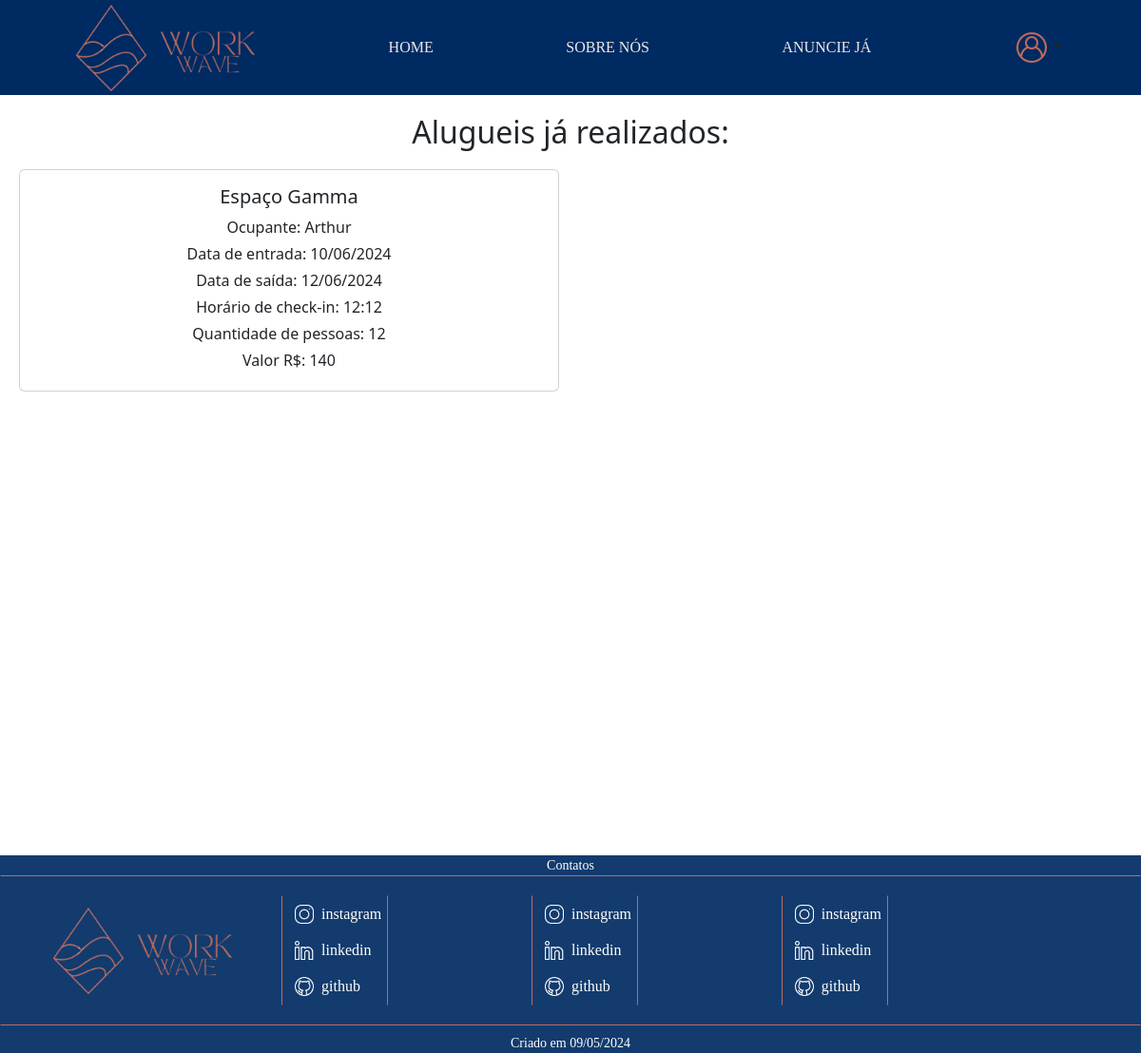
/proprietario/AlugueisProprietario.php (signed in), run on the app's committed database.
### tables this page shows
CREATE TABLE `alugar` (
  `AluId` int(11) NOT NULL,
  `AluDataEntrada` date NOT NULL,
  `AluDataSaida` date NOT NULL,
  `OcuId` int(11) NOT NULL,
  `EspId` int(11) NOT NULL,
  `AluPago` tinyint(1) DEFAULT NULL,
  `AluQuantidadePessoas` int(11) DEFAULT NULL,
  `AluHorarioCheckIn` time DEFAULT NULL,
  `AluValor` double(10,2) DEFAULT NULL
);

CREATE TABLE `espacodados` (
  `EspId` int(11) NOT NULL,
  `EspNome` varchar(255) NOT NULL,
  `EspEndereco` varchar(255) NOT NULL,
  `EspDescricao` mediumtext NOT NULL,
  `EspCapacidade` int(11) NOT NULL,
  `EspDisponibilidade` tinyint(1) DEFAULT 1,
  `EspDataCadastro` date NOT NULL,
  `ProId` int(11) NOT NULL,
  `EspImg` varchar(255) DEFAULT NULL,
  `EspPreco` decimal(10,2) DEFAULT NULL,
  `SerId` int(11) DEFAULT NULL,
  `EspCongelado` tinyint(1) DEFAULT 0
);

CREATE TABLE `ocupante` (
  `OcuId` int(11) NOT NULL,
  `OcuNome` varchar(100) NOT NULL,
  `OcuSenha` varchar(50) NOT NULL,
  `OcuEmail` varchar(100) NOT NULL,
  `OcuTelefone` varchar(20) NOT NULL
);

### proprietario/AlugueisProprietario.php (the view, shortened to what this page needs)
<?php
require('../validadores/conectaBanco.php');
if (isset($_SESSION['usuario_validado']) && $_SESSION['usuario_validado'] == true) {
    $UsuarioId = $_SESSION['UsuarioId'];
    $sql = "SELECT a.AluId, e.EspNome, a.AluDataEntrada, a.AluDataSaida, a.AluQuantidadePessoas, a.AluHorarioCheckIn, a.AluValor, o.OcuNome
        FROM alugar AS a
        INNER JOIN espacodados AS e ON a.EspId = e.EspId
        INNER JOIN ocupante AS o ON a.OcuId = o.OcuId
        WHERE e.ProId = :UsuarioId";
    $stmt = $conexao->prepare($sql);
    $stmt->bindParam(':UsuarioId', $UsuarioId, PDO::PARAM_INT);
    $stmt->execute();
    if ($stmt->rowCount() > 0) {
        $resultado = $stmt->fetchAll(PDO::FETCH_ASSOC);
    } else {
        $resultado = [];
    }
}
?>
<!DOCTYPE html>
<html lang="en">
<head>
    <link href="https://cdn.jsdelivr.net/npm/bootstrap@5.3.3/dist/css/bootstrap.min.css" rel="stylesheet">
    <link rel="stylesheet" href="../css/Style.css">
</head>
<body>
    <header>
        <div class="logo">
            <img src="../img/WorkWave-removebg-preview (1).png" alt="" width="95px" height="95px">
            <img src="../img/WorkWave__2_-removebg-preview.png" alt="" width="100px" height="100px">
        </div>
        <a href="../index.php" class="underline">HOME</a>
        <a href="../SobreNos.php" class="underline">SOBRE NÓS</a>
        <a href="../AnuncieJa.php" class="underline">ANUNCIE JÁ</a>
        <div class="dropdown">
            <a class="btn dropdown-toggle" href="#" role="button" data-bs-toggle="dropdown" aria-expanded="false">
                <img src="../img/user-logo.png" alt="">
            </a>
        </div>
    </header>
    <div class="conteudo">
        <h2 style="margin-bottom: 20px;">Alugueis já realizados:</h2>
        <div class="row">
            <?php
            foreach ($resultado as $aluguel) {
                    ?>
                    <div class="col-md-6">
                        <div class="card mb-3">
                            <div class="card-body">
                                <h5 class="card-title"><?php echo $aluguel['EspNome']; ?></h5>
                                <p class="card-text mb-1">Ocupante: <?php echo $aluguel['OcuNome']; ?></p>
                                <p class="card-text mb-1">Data de entrada: <?php echo date('d/m/Y', strtotime($aluguel['AluDataEntrada'])); ?></p>
                                <p class="card-text mb-1">Data de saída: <?php echo date('d/m/Y', strtotime($aluguel['AluDataSaida'])); ?></p>
                                <p class="card-text mb-1">Horário de check-in: <?php echo date('H:i', strtotime($aluguel['AluHorarioCheckIn'])); ?></p>
                                <p class="card-text mb-1">Quantidade de pessoas: <?php echo $aluguel['AluQuantidadePessoas']; ?></p>
                                <p class="card-text mb-1">Valor R$: <?php echo $aluguel['AluValor']; ?></p>
                            </div>
                        </div>
                    </div>
            <?php
            }
            ?>
        </div>
    </div>
    <footer class="rodape" id="contato">
        <div class="contato">
            <p>Contatos</p>
        </div>
        <div class="Borda">
            <div class="rodape-div">
                <div class="logo-2">
                    <img src="../img/WorkWave-removebg-preview (1).png" alt="" width="95px" height="95px">
                    <img src="../img/WorkWave__2_-removebg-preview.png" alt="" width="100px" height="100px">
                </div>
                <div class="Social">
                    <div class="Media">
                        <a class="btn" href="#">
                            <img src="../img/instagram.png" alt="" width="20" height="20">
                            <p>instagram</p>
                        </a>
                        <a class="btn" href="#">
                            <img src="../img/linkedin.png" alt="" width="20" height="20">
                            <p>linkedin</p>
                        </a>
                        <a class="btn" href="#">
                            <img src="../img/github.png" alt="" width="20" height="20">
                            <p>github</p>
                        </a>
                    </div>
                </div>
                <div class="Social">
                    <div class="Media">
                        <a class="btn" href="#">
                            <img src="../img/instagram.png" alt="" width="20" height="20">
                            <p>instagram</p>
                        </a>
                        <a class="btn" href="#">
                            <img src="../img/linkedin.png" alt="" width="20" height="20">
                            <p>linkedin</p>
                        </a>
                        <a class="btn" href="#">
                            <img src="../img/github.png" alt="" width="20" height="20">
                            <p>github</p>
                        </a>
                    </div>
                </div>
                <div class="Social">
                    <div class="Media">
                        <a class="btn" href="#">
                            <img src="../img/instagram.png" alt="" width="20" height="20">
                            <p>instagram</p>
                        </a>
                        <a class="btn" href="#">
                            <img src="../img/linkedin.png" alt="" width="20" height="20">
                            <p>linkedin</p>
                        </a>
                        <a class="btn" href="#">
                            <img src="../img/github.png" alt="" width="20" height="20">
                            <p>github</p>
                        </a>
                    </div>
                </div>
            </div>
        </div>
        <div class="data">
            <p>Criado em 09/05/2024</p>
        </div>
    </footer>
</body>
</html>

### css/Style.css (style rules this page uses)
header { background-color: #002a62; display: flex; flex-direction: row; justify-content: space-around; align-items: center; }
a { text-decoration: none; color: white; font-family: 'Times New Roman', Times, serif; }
.underline { position: relative; text-decoration: none; color: #EAEAEA; transition: color 0.3s ease; }
.underline::after { content: ''; position: absolute; bottom: -12px; left: -25%; width: 150%; height: 2px; background-color: #EAEAEA; transform: scaleX(0); transition: transform 0.3s ease; }
.rodape { text-align: center; background-color: #133b6e; color: white; height: auto; width: 100%; font-size: 14px; font-family: helvetica; justify-content: center; align-items: center; flex-direction: row; }
.rodape p, .pesquisa p { font-family: 'Times New Roman', Times, serif; }
.Borda { border: 1px solid #c46a57; border-right-color: #133b6e; border-left-color: #133b6e; }
.rodape-div { display: flex; align-items: center; justify-content: space-around; width: 90%; padding: 20px; margin-right: 200px; }
.Social { display: flex; width: calc(33.33% - 234px); margin-right: 100px; border: 1px solid #c46a57; border-bottom-color: #133b6e; border-top-color: #133b6e; flex-direction: row; }
.Media { display: flex; flex-direction: column; }
.Media .btn { display: flex; align-items: center; }
.Media img { margin-right: 8px; }
.Media p { color: white; margin: 0; }
.contato p { margin: 0; background-color: #133b6e; }
.data { margin-top: 8px; background-color: #133b6e; }
p { margin: 0; }

### proprietario/AlugueisProprietario.php (style rules this page uses)
.conteudo { height: 100vh; }
.conteudo { padding: 20px; text-align: center; }

### data on the page
alugar: EspId.EspNome "Espaço Gamma", OcuId.OcuNome "Arthur", AluDataEntrada "10/06/2024", AluDataSaida "12/06/2024", AluHorarioCheckIn "12:12", AluQuantidadePessoas "12", AluValor "140"
